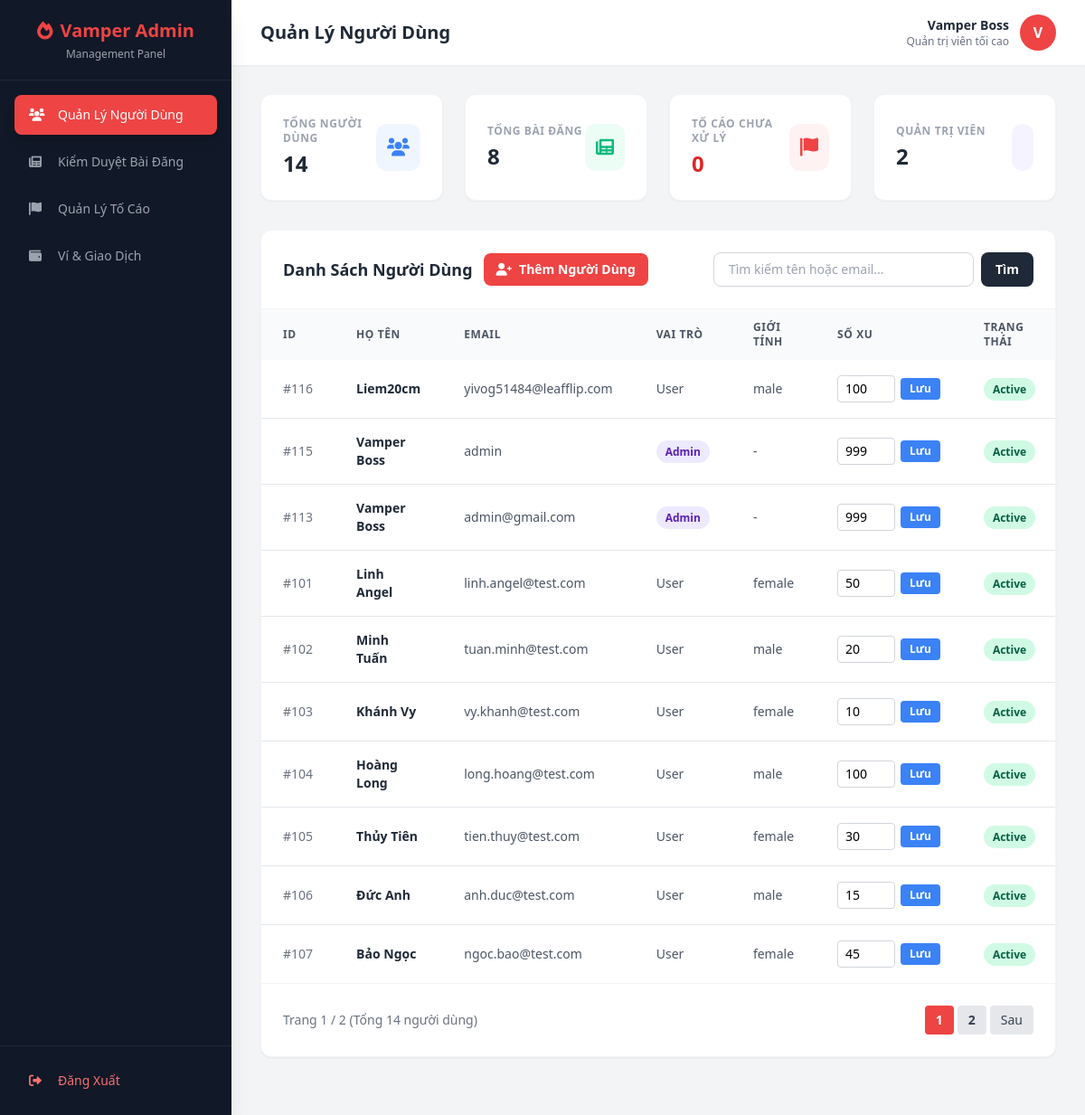
Screenshot of /backend_api/admin.php (signed in) with the database file from the repository.
### tables this page shows
CREATE TABLE `users` (
  `id` int NOT NULL,
  `full_name` varchar(100) NOT NULL,
  `email` varchar(100) NOT NULL,
  `role` enum('user','admin') NOT NULL DEFAULT 'user',
  `password` varchar(255) NOT NULL,
  `phone` varchar(20) DEFAULT NULL,
  `gender` enum('male','female','other') DEFAULT NULL,
  `date_of_birth` date DEFAULT NULL,
  `bio` text,
  `profile_photo` varchar(255) DEFAULT NULL,
  `location` varchar(100) DEFAULT NULL,
  `latitude` decimal(10,8) DEFAULT NULL,
  `longitude` decimal(11,8) DEFAULT NULL,
  `is_verified` tinyint(1) NOT NULL DEFAULT '0',
  `email_verified` tinyint(1) NOT NULL DEFAULT '0',
  `coins` int DEFAULT '10',
  `is_active` tinyint(1) DEFAULT '1',
  `created_at` timestamp NOT NULL DEFAULT CURRENT_TIMESTAMP,
  `updated_at` timestamp NOT NULL DEFAULT CURRENT_TIMESTAMP ON UPDATE CURRENT_TIMESTAMP
);

### backend_api/admin.php (the view, shortened to what the rows shown need)
<?php
$host = "localhost";
$db_name = "vamper_social";
$username = "root";
$password = "";
try {
    $db = new PDO("mysql:host=$host;dbname=$db_name;charset=utf8mb4", $username, $password);
    $db->setAttribute(PDO::ATTR_ERRMODE, PDO::ERRMODE_EXCEPTION);
} catch (PDOException $e) {
    die("Database Connection Error: " . $e->getMessage());
}
$tab = $_GET['tab'] ?? 'users';
$search = trim($_GET['search'] ?? '');
$page = max(1, intval($_GET['page'] ?? 1));
$limit = 10;
$offset = ($page - 1) * $limit;
$error = '';
$isAdminLoggedIn = isset($_SESSION['admin_logged_in']) && $_SESSION['admin_logged_in'] === true;
?>
<!DOCTYPE html>
<html lang="vi">
<head>
    <link href="https://cdn.jsdelivr.net/npm/tailwindcss@2.2.19/dist/tailwind.min.css" rel="stylesheet">
    <link rel="stylesheet" href="https://cdnjs.cloudflare.com/ajax/libs/font-awesome/6.0.0/css/all.min.css">
</head>
<body class="bg-gray-100 font-sans">
<?php if (!$isAdminLoggedIn): ?>
    <div class="min-h-screen flex items-center justify-center bg-gradient-to-br from-pink-500 to-red-600 px-4">
        <div class="bg-white p-8 rounded-2xl shadow-2xl w-full max-w-md">
            <div class="text-center mb-8">
                <div class="inline-block p-3 bg-red-100 rounded-full text-red-500 text-3xl mb-3">
                    <i class="fa-solid fa-heart-pulse"></i>
                </div>
                <h1 class="text-2xl font-bold text-gray-800">Vamper Admin Portal</h1>
                <p class="text-gray-500 text-sm mt-1">Đăng nhập để quản lý hệ thống</p>
            </div>
            <?php if ($error): ?>
                <div class="mb-4 p-3 bg-red-50 border-l-4 border-red-500 text-red-700 text-sm rounded">
                    <?= htmlspecialchars($error) ?>
                </div>
            <?php endif; ?>
            <form method="POST" class="space-y-4">
                <div>
                    <label class="block text-gray-700 text-sm font-semibold mb-2">Email Admin</label>
                    <input type="email" name="email" required class="w-full px-4 py-3 border border-gray-300 rounded-lg focus:outline-none focus:ring-2 focus:ring-red-500 text-sm" placeholder="admin@vamper.com">
                </div>
                <div>
                    <label class="block text-gray-700 text-sm font-semibold mb-2">Mật khẩu</label>
                    <input type="password" name="password" required class="w-full px-4 py-3 border border-gray-300 rounded-lg focus:outline-none focus:ring-2 focus:ring-red-500 text-sm" placeholder="••••••••">
                </div>
                <button type="submit" name="login" class="w-full py-3 bg-red-500 text-white font-semibold rounded-lg shadow-md hover:bg-red-600 transition duration-200">
                    Đăng Nhập Quản Trị
                </button>
            </form>
        </div>
    </div>
<?php else:
    try {
        $db->exec("CREATE TABLE IF NOT EXISTS reports (
            id INT AUTO_INCREMENT PRIMARY KEY,
            reporter_id INT NOT NULL,
            target_type VARCHAR(50) DEFAULT 'post',
            target_id INT NOT NULL,
            reason VARCHAR(255) NOT NULL,
            description TEXT NULL,
            status VARCHAR(50) DEFAULT 'pending',
            created_at TIMESTAMP DEFAULT CURRENT_TIMESTAMP
        ) ENGINE=InnoDB DEFAULT CHARSET=utf8mb4 COLLATE=utf8mb4_unicode_ci;");
        $db->exec("CREATE TABLE IF NOT EXISTS settings (
            `key` VARCHAR(255) PRIMARY KEY,
            `value` TEXT NOT NULL
        ) ENGINE=InnoDB DEFAULT CHARSET=utf8mb4 COLLATE=utf8mb4_unicode_ci;");
        $db->exec("CREATE TABLE IF NOT EXISTS transactions (
            id INT AUTO_INCREMENT PRIMARY KEY,
            user_id INT NOT NULL,
            amount_usd DECIMAL(10,2) NOT NULL,
            coins INT NOT NULL,
            gateway VARCHAR(50) DEFAULT 'PayPal',
            status VARCHAR(50) DEFAULT 'completed',
            created_at TIMESTAMP DEFAULT CURRENT_TIMESTAMP
        ) ENGINE=InnoDB DEFAULT CHARSET=utf8mb4 COLLATE=utf8mb4_unicode_ci;");
    } catch (Exception $e) {}
    if ($search) {
        $countStmt = $db->prepare("SELECT COUNT(*) FROM users WHERE full_name LIKE :s OR email LIKE :s");
        $like = "%$search%";
        $countStmt->bindParam(':s', $like);
        $countStmt->execute();
        $totalUsers = $countStmt->fetchColumn();
        $stmtUsers = $db->prepare("SELECT id, full_name, email, role, gender, coins, is_active, created_at FROM users WHERE full_name LIKE :s OR email LIKE :s ORDER BY created_at DESC LIMIT :limit OFFSET :offset");
        $stmtUsers->bindValue(':s', $like, PDO::PARAM_STR);
        $stmtUsers->bindValue(':limit', $limit, PDO::PARAM_INT);
        $stmtUsers->bindValue(':offset', $offset, PDO::PARAM_INT);
        $stmtUsers->execute();
    } else {
        $stmtUsers = $db->prepare("SELECT id, full_name, email, role, gender, coins, is_active, created_at FROM users ORDER BY created_at DESC LIMIT :limit OFFSET :offset");
        $stmtUsers->bindValue(':limit', $limit, PDO::PARAM_INT);
        $stmtUsers->bindValue(':offset', $offset, PDO::PARAM_INT);
        $stmtUsers->execute();
    }
    $users = $stmtUsers->fetchAll(PDO::FETCH_ASSOC);
?>
    <div class="flex h-screen overflow-hidden bg-gray-100">
        <div id="sidebar" class="fixed inset-y-0 left-0 z-50 w-64 bg-gray-900 text-white flex flex-col shadow-xl transform -translate-x-full md:translate-x-0 md:static md:inset-auto transition duration-300 ease-in-out">
            <div class="p-5 text-center border-b border-gray-800 flex justify-between items-center md:block">
                <h2 class="text-xl font-bold text-red-500 flex items-center justify-center gap-2">
                    <i class="fa-solid fa-fire"></i> Vamper Admin
                </h2>
            </div>
        </div>
        <div class="flex-1 flex flex-col overflow-y-auto">
            <header class="bg-white shadow-sm px-4 md:px-8 py-4 flex justify-between items-center sticky top-0 z-30">
                <div class="flex items-center gap-3">
                    <h1 class="text-base md:text-xl font-bold text-gray-800 truncate">
                        <?= $tab === 'users' ? 'Quản Lý Người Dùng' : ($tab === 'posts' ? 'Kiểm Duyệt Bài Đăng' : ($tab === 'reports' ? 'Quản Lý Tố Cáo' : 'Ví & Giao Dịch Tài Chính')) ?>
                    </h1>
                </div>
            </header>
            <main class="p-4 md:p-8 flex-1">
                <?php if ($tab === 'users'): ?>
                    <div class="bg-white rounded-xl shadow-sm border border-gray-100 overflow-hidden mb-8">
                        <div class="overflow-x-auto">
                            <table class="w-full text-left border-collapse min-w-[800px]">
                                <thead>
                                    <tr class="bg-gray-50 text-gray-600 text-xs uppercase font-semibold tracking-wider">
                                        <th class="py-3 px-4 md:px-6">ID</th>
                                        <th class="py-3 px-4 md:px-6">Họ Tên</th>
                                        <th class="py-3 px-4 md:px-6">Email</th>
                                        <th class="py-3 px-4 md:px-6">Vai Trò</th>
                                        <th class="py-3 px-4 md:px-6">Giới Tính</th>
                                        <th class="py-3 px-4 md:px-6">Số Xu</th>
                                        <th class="py-3 px-4 md:px-6">Trạng Thái</th>
                                    </tr>
                                </thead>
                                <tbody class="divide-y divide-gray-200 text-sm">
                                    <?php if (empty($users)): ?>
                                        <tr><td colspan="9" class="py-6 text-center text-gray-400">Không tìm thấy người dùng nào.</td></tr>
                                    <?php else: foreach ($users as $u):
                                        $statusBadge = $u['is_active'] == 1 ? '<span class="px-2.5 py-1 bg-green-100 text-green-800 rounded-full text-xs font-semibold">Active</span>' : '<span class="px-2.5 py-1 bg-red-100 text-red-800 rounded-full text-xs font-semibold">Banned</span>';
                                        $roleBadge = $u['role'] === 'admin' ? '<span class="px-2.5 py-1 bg-purple-100 text-purple-800 rounded-full text-xs font-semibold">Admin</span>' : '<span class="text-gray-600">User</span>';
                                    ?>
                                    <tr class="hover:bg-gray-50 transition">
                                        <td class="py-4 px-4 md:px-6 text-gray-500">#<?= $u['id'] ?></td>
                                        <td class="py-4 px-4 md:px-6 font-semibold text-gray-800"><?= htmlspecialchars($u['full_name'] ?? '') ?></td>
                                        <td class="py-4 px-4 md:px-6 text-gray-600"><?= htmlspecialchars($u['email']) ?></td>
                                        <td class="py-4 px-4 md:px-6"><?= $roleBadge ?></td>
                                        <td class="py-4 px-4 md:px-6 text-gray-600"><?= htmlspecialchars($u['gender'] ?? '-') ?></td>
                                        <td class="py-4 px-4 md:px-6">
                                            <form method="POST" class="flex items-center gap-1.5">
                                                <input type="number" name="coins" value="<?= intval($u['coins']) ?>" class="w-16 px-2 py-1 border border-gray-300 rounded text-sm focus:outline-none focus:ring-1 focus:ring-red-500">
                                                <button type="submit" class="px-2.5 py-1 bg-blue-500 text-white rounded text-xs font-semibold hover:bg-blue-600 transition">Lưu</button>
                                            </form>
                                        </td>
                                        <td class="py-4 px-4 md:px-6"><?= $statusBadge ?></td>
                                    </tr>
                                    <?php endforeach; endif; ?>
                                </tbody>
                            </table>
                        </div>
                    </div>
                <?php endif; ?>
            </main>
        </div>
    </div>
<?php endif; ?>
</body>
</html>

### rows the page displays
users: id "116", full_name "Liem20cm", email "yivog51484@leafflip.com", role "User", gender "male", coins "100", is_active "Active"
users: id "115", full_name "Vamper Boss", email "admin", role "Admin", gender "-", coins "999", is_active "Active"
users: id "113", full_name "Vamper Boss", email "admin@gmail.com", role "Admin", gender "-", coins "999", is_active "Active"
users: id "101", full_name "Linh Angel", email "linh.angel@test.com", role "User", gender "female", coins "50", is_active "Active"
users: id "102", full_name "Minh Tuấn", email "tuan.minh@test.com", role "User", gender "male", coins "20", is_active "Active"
users: id "103", full_name "Khánh Vy", email "vy.khanh@test.com", role "User", gender "female", coins "10", is_active "Active"
users: id "104", full_name "Hoàng Long", email "long.hoang@test.com", role "User", gender "male", coins "100", is_active "Active"
users: id "105", full_name "Thủy Tiên", email "tien.thuy@test.com", role "User", gender "female", coins "30", is_active "Active"
users: id "106", full_name "Đức Anh", email "anh.duc@test.com", role "User", gender "male", coins "15", is_active "Active"
users: id "107", full_name "Bảo Ngọc", email "ngoc.bao@test.com", role "User", gender "female", coins "45", is_active "Active"

### other values shown
$_SESSION['admin_name'] "Vamper Boss"
substr($_SESSION['admin_name'], 0, 1) "V"
$stats['total_users'] "14"
$stats['total_posts'] "8"
$stats['pending_reports'] "0"
$stats['total_admins'] "2"
$page "1"
$totalPages "2"
$totalUsers "14"
